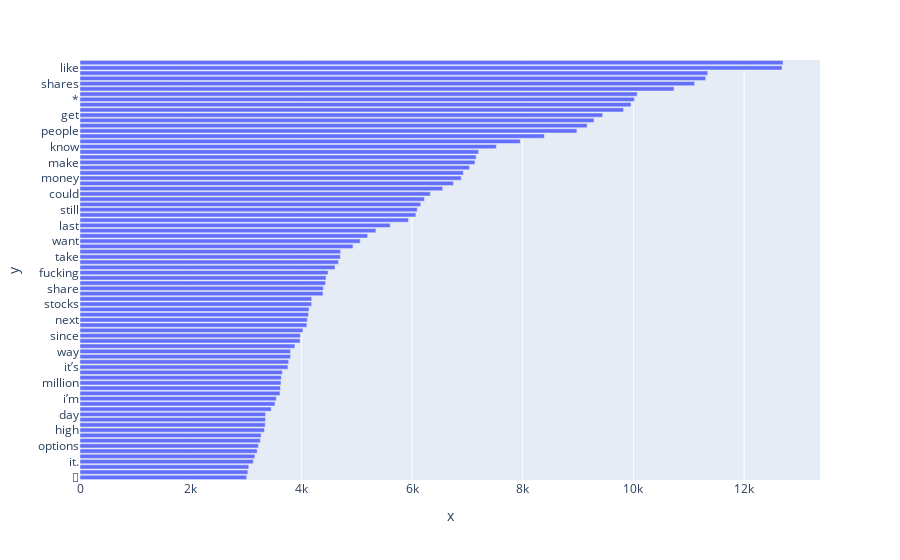

The notebook cell this image was saved under:
### Code cell
import plotly.express as px

top_20_words = {}

for (key, value) in counts_body.items():
   # Check if value is greater than 3000 and add to new dictionary
    if value != "nan" and value > 3000:
        top_20_words[key] = value
    continue

sorted_top_20_words = dict(sorted(top_20_words.items(), key=lambda item: item[1], reverse=False))

word = sorted_top_20_words.keys()
count = sorted_top_20_words.values()


# fig = px.bar(y=word, x=count, text = count)
fig = px.bar(y=list(word), x=list(count), text = list(count))
fig.update_traces(texttemplate='%{text:}', textposition='outside')
fig.update_layout(uniformtext_minsize=8, uniformtext_mode='hide')
fig.show()

### Figure 1 — Plotly figure (JSON) as saved in the notebook; plotly's stock layout.template omitted (floating-point values rounded to 4 significant figures)
{"data": [{"alignmentgroup": "True", "hovertemplate": "x=%{x}<br>y=%{y}<br>text=%{text}<extra></extra>", "legendgroup": "", "marker": {"color": "#636efa"}, "name": "", "offsetgroup": "", "orientation": "h", "showlegend": false, "text": [3012, 3033, 3049, 3132, 3159, 3201, 3223, 3259, 3273, 3332, 3347, 3352, 3354, 3455, 3524, 3548, 3614, 3623, 3632, 3638, 3656, 3758, 3771, 3803, 3805, 3883, 3978, 3982, 4028, 4100, 4108, 4129, 4139, 4186, 4187, 4391, 4396, 4436, 4446, 4482, 4608, 4669, 4705, 4709, 4933, 5063, 5198, 5347, 5607, 5934, 6069, 6094, 6158, 6223, 6330, 6554, 6748, 6889, 6928, 7037, 7137, 7159, 7203, 7523, 7956, 8391, 8979, 9164, 9288, 9445, 9823, 9958, 10018, 10069, 10734, 11107, 11307, 11344, 12686, 12704], "textposition": "outside", "texttemplate": "%{text:}", "type": "bar", "x": [3012, 3033, 3049, 3132, 3159, 3201, 3223, 3259, 3273, 3332, 3347, 3352, 3354, 3455, 3524, 3548, 3614, 3623, 3632, 3638, 3656, 3758, 3771, 3803, 3805, 3883, 3978, 3982, 4028, 4100, 4108, 4129, 4139, 4186, 4187, 4391, 4396, 4436, 4446, 4482, 4608, 4669, 4705, 4709, 4933, 5063, 5198, 5347, 5607, 5934, 6069, 6094, 6158, 6223, 6330, 6554, 6748, 6889, 6928, 7037, 7137, 7159, 7203, 7523, 7956, 8391, 8979, 9164, 9288, 9445, 9823, 9958, 10018, 10069, 10734, 11107, 11307, 11344, 12686, 12704], "xaxis": "x", "y": ["🚀", "companies", "call", "it.", "robinhood", "fuck", "options", "year", "squeeze", "high", "every", "got", "day", "keep", "really", "i’m", "interest", "/", "million", "around", "earnings", "it’s", "lot", "look", "way", "first", "hedge", "since", "buying", "right", "next", "may", "big", "stocks", "many", "hold", "share", "need", "long", "fucking", "trading", "much", "take", "good", "sell", "want", "financial", "back", "last", "us", "new", "still", "time", "go", "could", "think", "i'm", "money", "even", "company", "make", "see", "also", "know", "one", "going", "people", "would", "buy", "get", "gme", "-", "*", "&#x200b;", "short", "shares", "price", "market", "like", "stock"], "yaxis": "y"}], "layout": {"autosize": true, "barmode": "relative", "legend": {"tracegroupgap": 0}, "margin": {"t": 60}, "uniformtext": {"minsize": 8, "mode": "hide"}, "xaxis": {"anchor": "y", "autorange": true, "domain": [0, 1], "range": [0, 13370.0], "title": {"text": "x"}, "type": "linear"}, "yaxis": {"anchor": "x", "autorange": true, "domain": [0, 1], "range": [-0.5, 79.5], "title": {"text": "y"}, "type": "category"}}}
